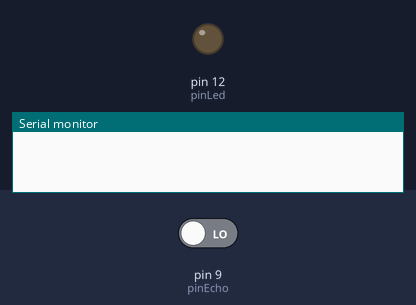
The sketch below on a simulated Arduino Uno, built with avr-gcc and run on an emulated ATmega328P. On the bench: output pins drawn as LEDs (lit = HIGH), the last lines printed to the serial monitor. Inputs (shaded band) come from the test bench; at power-on: pin 9 (pinEcho) LOW. Pins used as bus, display or sensor lines are not drawn.

Above: at 0.1 s.
At 1.1 s:
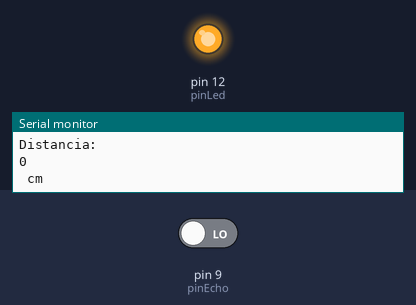
Timing chart, 0 to 2.6 s (numbered marks = the images above):
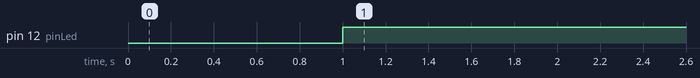

Measured:
- by itself, pin 12 (pinLed): LOW → HIGH at 1.0 s

The sketch:

sensorUltrasonido.ino
```cpp
int pinTrig = 10;
int pinEcho = 9;
int pinLed = 12;

long distancia;
long tiempo;

void setup(){
  pinMode(pinTrig, OUTPUT);
  pinMode(pinEcho, INPUT);

  pinMode(pinLed, OUTPUT);

  Serial.begin(9600);

}

void loop(){
  digitalWrite(pinTrig,LOW);
  delayMicroseconds(5);
  digitalWrite(pinTrig,HIGH);
  delayMicroseconds(10);

  tiempo = pulseIn(pinEcho,HIGH);
  distancia = int(0.017*tiempo);

  Serial.println("Distancia: ");
  Serial.println(distancia);
  Serial.println(" cm");

  if (distancia < 50){
    digitalWrite(pinLed,HIGH);
    delay(1000);
  }
  else{
    digitalWrite(pinLed,LOW);
    delay(1000);
  }
}
```
